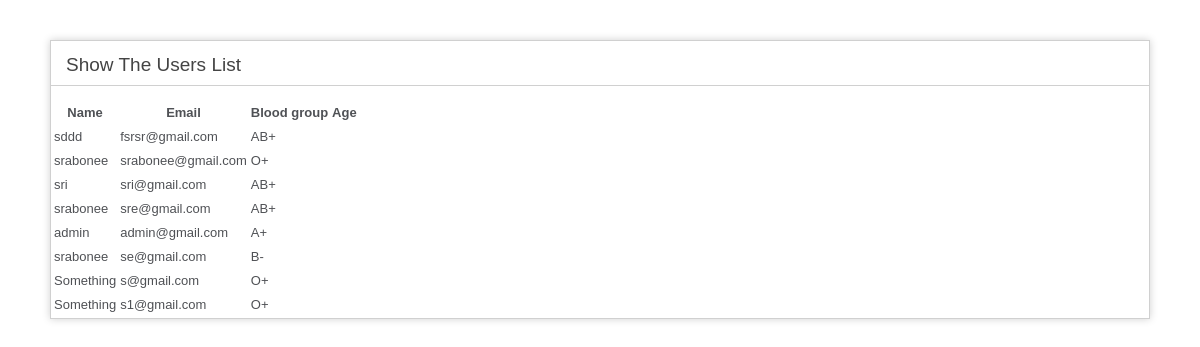
The app's page /414/index.php/user with its own data.
### tables this page shows
CREATE TABLE `tbl_user` (
  `id` int(11) NOT NULL,
  `name` varchar(255) NOT NULL,
  `email` varchar(255) NOT NULL,
  `address` varchar(255) NOT NULL,
  `gender` varchar(255) NOT NULL,
  `date_birth` date NOT NULL,
  `blood_group` varchar(255) NOT NULL,
  `status` varchar(255) NOT NULL,
  `fathers_name` varchar(255) NOT NULL,
  `mother_name` varchar(255) NOT NULL,
  `mobile` varchar(255) NOT NULL,
  `password` varchar(255) NOT NULL,
  `type` varchar(255) NOT NULL
);

### 414/application/controllers/User.php (called while the page is built, shortened)
<?php
class User extends CI_Controller {
	public function index()
	{
		$data['title']='Show The Users List';
		$data['user']=$this->db->get('tbl_user')->result_array();
		$this->load->view('show-user',$data);
	}
}

### 414/index.php (called while the page is built, shortened)
<?php
require_once BASEPATH.'core/CodeIgniter.php';

### 414/application/views/show-user.php (the view, shortened to what this page needs)
?><!DOCTYPE html>
<html lang="en">
<head>
</head>
<body>
<div id="container">
<h1><?=$title?></h1>
<table>
<tr>
	<th>Name</th>
	<th>Email</th>
	<th>Blood group</th>
	<th>Age</th>
</tr>
<?php
foreach ($user as $row) {
echo '<tr>';
echo '<td>'.$row['name'].'</td>';
echo '<td>'.$row['email'].'</td>';
echo '<td>'.$row['blood_group'].'</td>';
echo '<td>'.$row['age'].'</td>';
echo '</tr>';
}
?>
</table>
</div>
</body>
</html>

### 414/application/views/show-user.php (style rules this page uses)
body { background-color: #fff; margin: 40px; font: 13px/20px normal Helvetica, Arial, sans-serif; color: #4F5155; }
h1 { color: #444; background-color: transparent; border-bottom: 1px solid #D0D0D0; font-size: 19px; font-weight: normal; margin: 0 0 14px 0; padding: 14px 15px 10px 15px; }
#container { margin: 10px; border: 1px solid #D0D0D0; box-shadow: 0 0 8px #D0D0D0; }

### records on screen
tbl_user: name "sddd", email "fsrsr@gmail.com", blood_group "AB+"
tbl_user: name "srabonee", email "srabonee@gmail.com", blood_group "O+"
tbl_user: name "sri", email "sri@gmail.com", blood_group "AB+"
tbl_user: name "srabonee", email "sre@gmail.com", blood_group "AB+"
tbl_user: name "admin", email "admin@gmail.com", blood_group "A+"
tbl_user: name "srabonee", email "se@gmail.com", blood_group "B-"
tbl_user: name "Something", email "s@gmail.com", blood_group "O+"
tbl_user: name "Something", email "s1@gmail.com", blood_group "O+"

### other values on screen
$title "Show The Users List"
